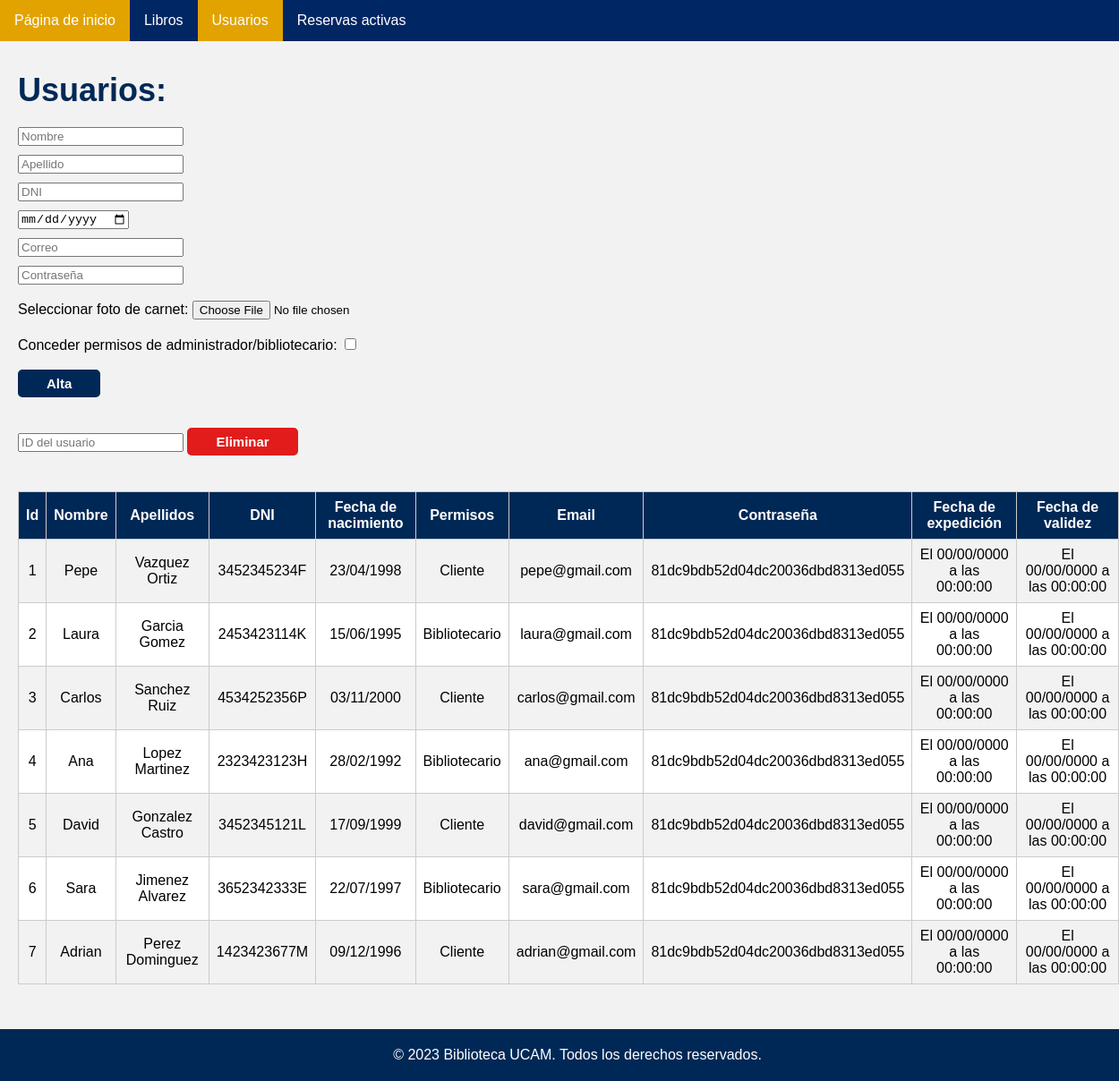
The app's page /usuarios.php with its own data.
### tables this page shows
CREATE TABLE `usuarios` (
  `id` int(11) NOT NULL,
  `Nombre` varchar(250) NOT NULL,
  `DNI` varchar(250) NOT NULL,
  `Apellidos` varchar(250) NOT NULL,
  `Permisos` tinyint(1) NOT NULL,
  `Fecha_de_nacimiento` DATE NOT NULL,
  `Email` varchar(250) NOT NULL,
  `Contrasenia` varchar(250) NOT NULL,
  `Fecha_de_expedicion` DATETIME NOT NULL,
  `Fecha_de_validez` DATETIME NOT NULL,
  `Foto_de_carnet` MEDIUMBLOB NOT NULL,
  `fecha_de_penalizacion` datetime DEFAULT NULL
);

### usuarios.php (the view, shortened to what this page needs)
<?php
    include('admin.php');
    include('consultas.php');
?>
<!DOCTYPE html>
<html>
	<head>
	</head>
	<body>
		<div style="clear: both; padding-top: 10px">
			<h1>Usuarios:</h1>
			<div class="form-container">
				<form name="form" action="consultas.php" method="POST" enctype="multipart/form-data">
					<input required type="text" name="nombreUsuario" placeholder="Nombre"><br>
					<input required type="text" name="apellidosUsuario" placeholder="Apellido"><br>
					<input required type="text" name="dni" placeholder="DNI"><br>
					<input required type="date" name="fecha_de_nacimiento" placeholder="Fecha de nacimiento"><br>
					<input required type="email" name="email" placeholder="Correo"><br>
					<input required type="password" name="contrasenia" placeholder="Contraseña"><br><br>
					<label for="fotoCarnet">Seleccionar foto de carnet:</label>
					<input type="file" name="fotoCarnet" accept="image/*" required><br><br>
					<label for="checkBoxPermisos">Conceder permisos de administrador/bibliotecario:</label>
					<input type="checkbox" name="checkBoxPermisos"><br><br>
					<input type="submit" name="addUsuario" class="boton_alta" value="Alta" onclick="add()"><br><br>
				</form>
				<form name="form" action="consultas.php" method="POST">
					<input required type="text" name="id_usuario_borrar" placeholder="ID del usuario">
					<input type="submit" id="baja" name="removeUsuario" class="boton_baja" value="Eliminar">
				</form>
				<?php
					$sql = "SELECT id, Nombre, Apellidos, DNI, DATE_FORMAT(Fecha_de_nacimiento, '%d/%m/%Y') as Fecha_de_nacimiento, Permisos, Email, Contrasenia, DATE_FORMAT(Fecha_de_expedicion, 'El %d/%m/%Y a las %H:%i:%s') as Fecha_de_expedicion, DATE_FORMAT(Fecha_de_validez, 'El %d/%m/%Y a las %H:%i:%s') as Fecha_de_validez FROM Usuarios";
					$resultado = $connect->query($sql) or die(mysqli_error($connect));
				?>
				<br>
					<table border="1px solid black" cellspacing="0">
						<thead style="background-color: #1B7CC7;">
							<th>Id</th>
							<th>Nombre</th>
							<th>Apellidos</th>
							<th>DNI</th>
							<th>Fecha de nacimiento</th>
							<th>Permisos</th>
							<th>Email</th>
							<th>Contraseña</th>
							<th>Fecha de expedición</th>
							<th>Fecha de validez</th>
						</thead>
						<tbody>
						<?php
							if (mysqli_num_rows($resultado)>0) {
								while($valor = mysqli_fetch_assoc($resultado)) {
									if($valor["Permisos"] == '1'){
										$valor["Permisos"] = 'Bibliotecario';
									} else
									{
										$valor["Permisos"] = 'Cliente';
									}
										echo "<tr><td align='center'>".$valor["id"]. "</td><td align='center'>" .$valor["Nombre"]. "</td><td align='center'>".$valor["Apellidos"]."</td><td align='center'>" .$valor["DNI"]."</td><td align='center'>" .$valor["Fecha_de_nacimiento"]."</td><td align='center'>" .$valor["Permisos"]."</td><td align='center'>" .$valor["Email"]. "</td><td align='center'>" .$valor["Contrasenia"]."</td><td align='center'>" .$valor["Fecha_de_expedicion"]."</td><td align='center'>" .$valor["Fecha_de_validez"]."</td></tr>";
								}
							} else {
								echo "<tr><td colspan='8' align='center'>0 resultados</td></tr>";
							}
						?>
						</tbody>
					</table>
				</div>
			</div>
            <footer>
                &copy; 2023 Biblioteca UCAM. Todos los derechos reservados.
            </footer>
	</body>
</html>

### admin.php (style rules this page uses)
.photo { background-image: url('rsc/imgs/bibliotecaucam.png'); background-repeat: no-repeat; background-position-x: center; background-position-y: center; background-size: 50rem; }
.bodyadmin { font-family: Arial, sans-serif; margin: 0; padding: 0; }

### usuarios.php (style rules this page uses)
body { font-family: Arial, sans-serif; margin: 0; padding: 0; background-color: #f2f2f2; }
h1 { color: #002856; font-size: 36px; margin-bottom: 20px; margin-left: 20px; }
footer { background-color: #002856; padding: 20px; text-align: center; color: #fff; font-size: 16px; position: float; bottom: 0; width: 100%; }
.boton_alta { text-decoration: none; font-weight: bold; font-size: 15px; color: white; padding: 5px 30px; background-color: #002856; border: 2px solid #002856; border-radius: 5px; cursor: pointer; }
.boton_baja { text-decoration: none; font-weight: bold; font-size: 15px; color: white; padding: 5px 30px; background-color: #E21B1B; border: 2px solid #E21B1B; border-radius: 5px; cursor: pointer; }
table { border-collapse: collapse; width: 100%; background-color: #fff; margin-bottom: 50px; }
th, td { padding: 8px; text-align: center; border: 1px solid #ccc; }
th { background-color: #002856; color: white; font-weight: bold; }
tbody tr:nth-child(odd) { background-color: #f2f2f2; }
.form-container { margin-left: 20px; }
input[type="text"], input[type="date"], input[type="email"] { margin-bottom: 10px; }

### records on screen
usuarios: id "1", Nombre "Pepe", Apellidos "Vazquez Ortiz", DNI "3452345234F", Fecha_de_nacimiento "23/04/1998", Permisos "Cliente", Email "pepe@gmail.com", Contrasenia "81dc9bdb52d04dc20036dbd8313ed055", Fecha_de_expedicion "El 00/00/0000 a las 00:00:00", Fecha_de_validez "El 00/00/0000 a las 00:00:00"
usuarios: id "2", Nombre "Laura", Apellidos "Garcia Gomez", DNI "2453423114K", Fecha_de_nacimiento "15/06/1995", Permisos "Bibliotecario", Email "laura@gmail.com", Contrasenia "81dc9bdb52d04dc20036dbd8313ed055", Fecha_de_expedicion "El 00/00/0000 a las 00:00:00", Fecha_de_validez "El 00/00/0000 a las 00:00:00"
usuarios: id "3", Nombre "Carlos", Apellidos "Sanchez Ruiz", DNI "4534252356P", Fecha_de_nacimiento "03/11/2000", Permisos "Cliente", Email "carlos@gmail.com", Contrasenia "81dc9bdb52d04dc20036dbd8313ed055", Fecha_de_expedicion "El 00/00/0000 a las 00:00:00", Fecha_de_validez "El 00/00/0000 a las 00:00:00"
usuarios: id "4", Nombre "Ana", Apellidos "Lopez Martinez", DNI "2323423123H", Fecha_de_nacimiento "28/02/1992", Permisos "Bibliotecario", Email "ana@gmail.com", Contrasenia "81dc9bdb52d04dc20036dbd8313ed055", Fecha_de_expedicion "El 00/00/0000 a las 00:00:00", Fecha_de_validez "El 00/00/0000 a las 00:00:00"
usuarios: id "5", Nombre "David", Apellidos "Gonzalez Castro", DNI "3452345121L", Fecha_de_nacimiento "17/09/1999", Permisos "Cliente", Email "david@gmail.com", Contrasenia "81dc9bdb52d04dc20036dbd8313ed055", Fecha_de_expedicion "El 00/00/0000 a las 00:00:00", Fecha_de_validez "El 00/00/0000 a las 00:00:00"
usuarios: id "6", Nombre "Sara", Apellidos "Jimenez Alvarez", DNI "3652342333E", Fecha_de_nacimiento "22/07/1997", Permisos "Bibliotecario", Email "sara@gmail.com", Contrasenia "81dc9bdb52d04dc20036dbd8313ed055", Fecha_de_expedicion "El 00/00/0000 a las 00:00:00", Fecha_de_validez "El 00/00/0000 a las 00:00:00"
usuarios: id "7", Nombre "Adrian", Apellidos "Perez Dominguez", DNI "1423423677M", Fecha_de_nacimiento "09/12/1996", Permisos "Cliente", Email "adrian@gmail.com", Contrasenia "81dc9bdb52d04dc20036dbd8313ed055", Fecha_de_expedicion "El 00/00/0000 a las 00:00:00", Fecha_de_validez "El 00/00/0000 a las 00:00:00"
